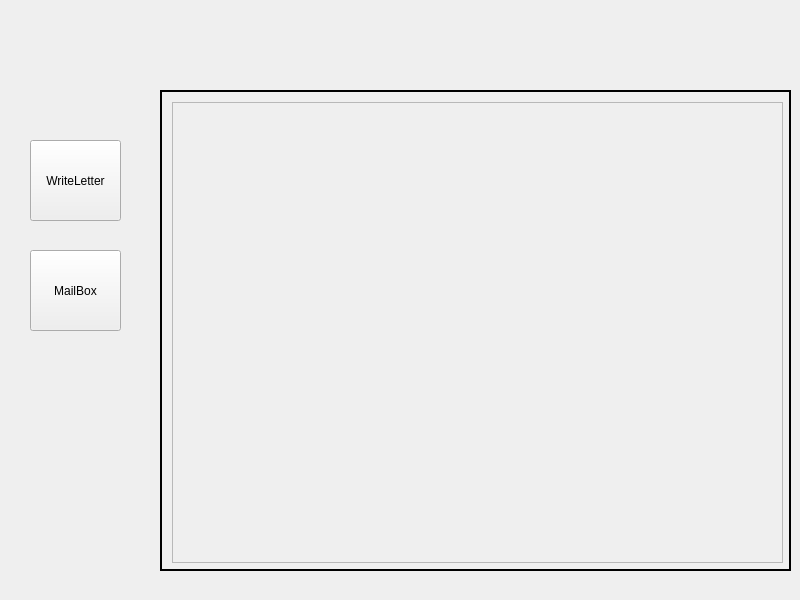
<?xml version="1.0" encoding="UTF-8"?>
<ui version="4.0">
 <class>MainWindow</class>
 <widget class="QMainWindow" name="MainWindow">
  <property name="geometry">
   <rect>
    <x>0</x>
    <y>0</y>
    <width>800</width>
    <height>600</height>
   </rect>
  </property>
  <property name="windowTitle">
   <string>MainWindow</string>
  </property>
  <widget class="QWidget" name="centralwidget">
   <widget class="QStackedWidget" name="stackedWidget">
    <property name="geometry">
     <rect>
      <x>160</x>
      <y>90</y>
      <width>631</width>
      <height>481</height>
     </rect>
    </property>
    <property name="frameShape">
     <enum>QFrame::WinPanel</enum>
    </property>
    <property name="currentIndex">
     <number>1</number>
    </property>
    <widget class="QWidget" name="page">
     <widget class="QTextEdit" name="textEdit">
      <property name="geometry">
       <rect>
        <x>100</x>
        <y>140</y>
        <width>521</width>
        <height>331</height>
       </rect>
      </property>
      <property name="font">
       <font>
        <family>Cambria Math</family>
        <pointsize>12</pointsize>
       </font>
      </property>
     </widget>
     <widget class="QLineEdit" name="lineEdit_2">
      <property name="geometry">
       <rect>
        <x>100</x>
        <y>60</y>
        <width>281</width>
        <height>31</height>
       </rect>
      </property>
      <property name="font">
       <font>
        <family>Cambria Math</family>
        <pointsize>16</pointsize>
       </font>
      </property>
     </widget>
     <widget class="QLineEdit" name="lineEdit_1">
      <property name="enabled">
       <bool>false</bool>
      </property>
      <property name="geometry">
       <rect>
        <x>100</x>
        <y>20</y>
        <width>281</width>
        <height>31</height>
       </rect>
      </property>
      <property name="font">
       <font>
        <family>Cambria Math</family>
        <pointsize>16</pointsize>
       </font>
      </property>
     </widget>
     <widget class="QPushButton" name="pushButton_1">
      <property name="geometry">
       <rect>
        <x>400</x>
        <y>60</y>
        <width>71</width>
        <height>71</height>
       </rect>
      </property>
      <property name="font">
       <font>
        <family>Consolas</family>
        <weight>75</weight>
        <bold>true</bold>
       </font>
      </property>
      <property name="text">
       <string>Send</string>
      </property>
     </widget>
     <widget class="QLabel" name="label_1">
      <property name="geometry">
       <rect>
        <x>20</x>
        <y>20</y>
        <width>71</width>
        <height>31</height>
       </rect>
      </property>
      <property name="font">
       <font>
        <family>Comic Sans MS</family>
        <pointsize>20</pointsize>
       </font>
      </property>
      <property name="text">
       <string>From:</string>
      </property>
     </widget>
     <widget class="QLabel" name="label_2">
      <property name="geometry">
       <rect>
        <x>20</x>
        <y>60</y>
        <width>71</width>
        <height>31</height>
       </rect>
      </property>
      <property name="font">
       <font>
        <family>Comic Sans MS</family>
        <pointsize>20</pointsize>
       </font>
      </property>
      <property name="text">
       <string>To:</string>
      </property>
     </widget>
     <widget class="QLabel" name="label_4">
      <property name="geometry">
       <rect>
        <x>20</x>
        <y>140</y>
        <width>71</width>
        <height>31</height>
       </rect>
      </property>
      <property name="font">
       <font>
        <family>Comic Sans MS</family>
        <pointsize>20</pointsize>
       </font>
      </property>
      <property name="text">
       <string>Text:</string>
      </property>
     </widget>
     <widget class="QLabel" name="label_3">
      <property name="geometry">
       <rect>
        <x>20</x>
        <y>100</y>
        <width>71</width>
        <height>31</height>
       </rect>
      </property>
      <property name="font">
       <font>
        <family>Comic Sans MS</family>
        <pointsize>12</pointsize>
        <weight>75</weight>
        <bold>true</bold>
       </font>
      </property>
      <property name="text">
       <string>Subject:</string>
      </property>
     </widget>
     <widget class="QLineEdit" name="lineEdit_3">
      <property name="geometry">
       <rect>
        <x>100</x>
        <y>100</y>
        <width>281</width>
        <height>31</height>
       </rect>
      </property>
      <property name="font">
       <font>
        <family>Cambria Math</family>
        <pointsize>16</pointsize>
       </font>
      </property>
     </widget>
    </widget>
    <widget class="QWidget" name="page_2">
     <widget class="QScrollArea" name="scrollArea">
      <property name="geometry">
       <rect>
        <x>10</x>
        <y>10</y>
        <width>611</width>
        <height>461</height>
       </rect>
      </property>
      <property name="widgetResizable">
       <bool>true</bool>
      </property>
      <widget class="QWidget" name="scrollAreaWidgetContents">
       <property name="geometry">
        <rect>
         <x>0</x>
         <y>0</y>
         <width>609</width>
         <height>459</height>
        </rect>
       </property>
      </widget>
     </widget>
    </widget>
    <widget class="QWidget" name="page_3">
     <widget class="QLineEdit" name="lineEdit_4">
      <property name="enabled">
       <bool>false</bool>
      </property>
      <property name="geometry">
       <rect>
        <x>100</x>
        <y>20</y>
        <width>281</width>
        <height>31</height>
       </rect>
      </property>
      <property name="font">
       <font>
        <family>Cambria Math</family>
        <pointsize>16</pointsize>
       </font>
      </property>
     </widget>
     <widget class="QLabel" name="label_5">
      <property name="geometry">
       <rect>
        <x>20</x>
        <y>60</y>
        <width>71</width>
        <height>31</height>
       </rect>
      </property>
      <property name="font">
       <font>
        <family>Comic Sans MS</family>
        <pointsize>20</pointsize>
       </font>
      </property>
      <property name="text">
       <string>To:</string>
      </property>
     </widget>
     <widget class="QLabel" name="label_6">
      <property name="geometry">
       <rect>
        <x>20</x>
        <y>140</y>
        <width>71</width>
        <height>31</height>
       </rect>
      </property>
      <property name="font">
       <font>
        <family>Comic Sans MS</family>
        <pointsize>20</pointsize>
       </font>
      </property>
      <property name="text">
       <string>Text:</string>
      </property>
     </widget>
     <widget class="QTextEdit" name="textEdit_2">
      <property name="enabled">
       <bool>true</bool>
      </property>
      <property name="geometry">
       <rect>
        <x>100</x>
        <y>140</y>
        <width>521</width>
        <height>331</height>
       </rect>
      </property>
      <property name="font">
       <font>
        <family>Cambria Math</family>
        <pointsize>12</pointsize>
       </font>
      </property>
      <property name="tabletTracking">
       <bool>false</bool>
      </property>
      <property name="readOnly">
       <bool>true</bool>
      </property>
     </widget>
     <widget class="QLabel" name="label_7">
      <property name="geometry">
       <rect>
        <x>20</x>
        <y>100</y>
        <width>71</width>
        <height>31</height>
       </rect>
      </property>
      <property name="font">
       <font>
        <family>Comic Sans MS</family>
        <pointsize>12</pointsize>
        <weight>75</weight>
        <bold>true</bold>
       </font>
      </property>
      <property name="text">
       <string>Subject:</string>
      </property>
     </widget>
     <widget class="QLineEdit" name="lineEdit_6">
      <property name="enabled">
       <bool>false</bool>
      </property>
      <property name="geometry">
       <rect>
        <x>100</x>
        <y>100</y>
        <width>281</width>
        <height>31</height>
       </rect>
      </property>
      <property name="font">
       <font>
        <family>Cambria Math</family>
        <pointsize>16</pointsize>
       </font>
      </property>
     </widget>
     <widget class="QLabel" name="label_8">
      <property name="geometry">
       <rect>
        <x>20</x>
        <y>20</y>
        <width>71</width>
        <height>31</height>
       </rect>
      </property>
      <property name="font">
       <font>
        <family>Comic Sans MS</family>
        <pointsize>20</pointsize>
       </font>
      </property>
      <property name="text">
       <string>From:</string>
      </property>
     </widget>
     <widget class="QLineEdit" name="lineEdit_5">
      <property name="enabled">
       <bool>false</bool>
      </property>
      <property name="geometry">
       <rect>
        <x>100</x>
        <y>60</y>
        <width>281</width>
        <height>31</height>
       </rect>
      </property>
      <property name="font">
       <font>
        <family>Cambria Math</family>
        <pointsize>16</pointsize>
       </font>
      </property>
     </widget>
    </widget>
   </widget>
   <widget class="QPushButton" name="pushButton_2">
    <property name="geometry">
     <rect>
      <x>30</x>
      <y>140</y>
      <width>91</width>
      <height>81</height>
     </rect>
    </property>
    <property name="text">
     <string>WriteLetter</string>
    </property>
   </widget>
   <widget class="QPushButton" name="pushButton_3">
    <property name="geometry">
     <rect>
      <x>30</x>
      <y>250</y>
      <width>91</width>
      <height>81</height>
     </rect>
    </property>
    <property name="text">
     <string>MailBox</string>
    </property>
   </widget>
  </widget>
 </widget>
 <resources/>
 <connections/>
</ui>
